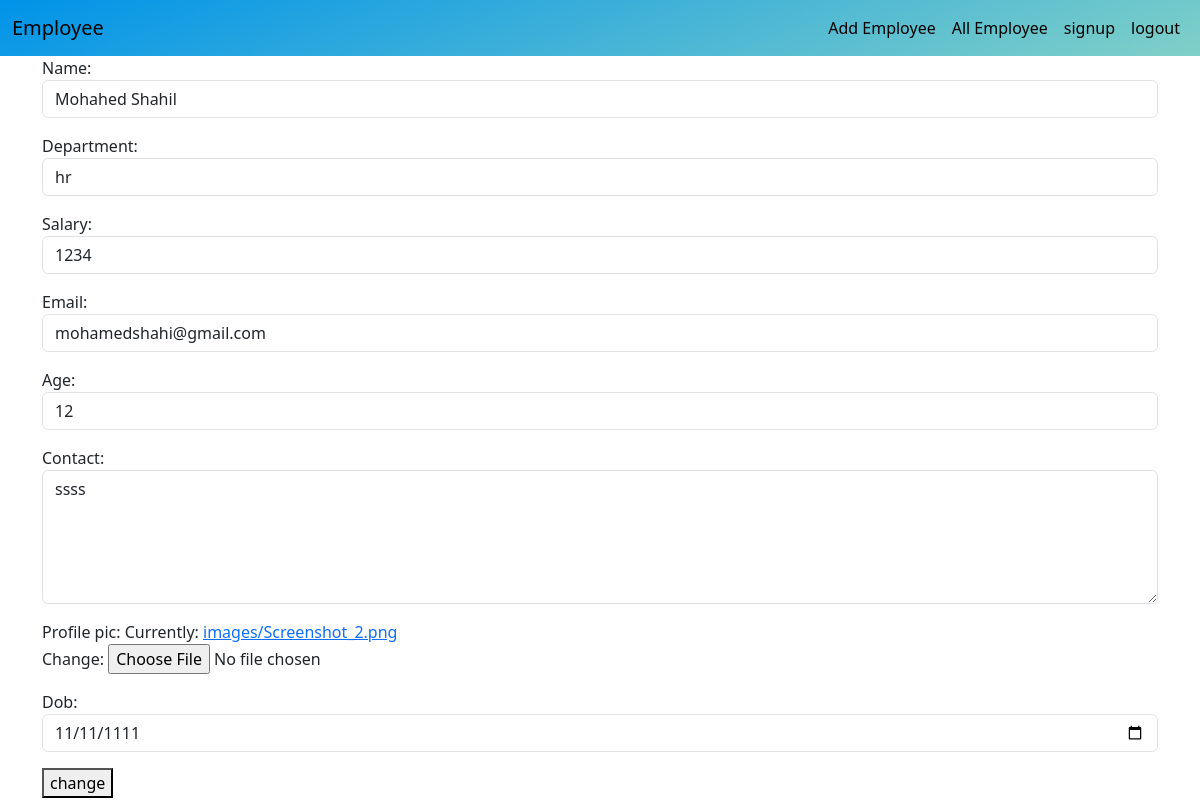
/employee/21/change/ (signed in), run on the app's committed database.
### crm/models.py (models this page shows)
class Employees(models.Model):
    name=models.CharField(max_length=200)
    department=models.CharField(max_length=200)
    salary=models.PositiveIntegerField()
    email=models.EmailField(unique=True)
    age=models.PositiveIntegerField()
    contact=models.CharField(max_length=200,null=True)
    profile_pic=models.ImageField(upload_to="images",null=True)
    dob=models.DateField(null=True,blank=True)

### crm/views.py (the view, shortened to what this page needs)
# urls.py: path('employee/<int:pk>/change/',views.EmployeeUpdateView.as_view(),name="emp-edit"),
@method_decorator(decs,name="dispatch")
class EmployeeUpdateView(View):
    def get(self,request,*args,**kwargs):
        id=kwargs.get("pk")
        obj=Employees.objects.get(id=id)
        form=EmployeeModelForm(instance=obj)
        return render(request,"emp_edit.html",{"form":form})

### crm/forms.py
class EmployeeModelForm(forms.ModelForm):
    class Meta:
        model=Employees
        fields="__all__"
        widgets={
            "name":forms.TextInput(attrs={"class":"form-control"}),
            "department":forms.TextInput(attrs={"class":"form-control"}),
            "salary":forms.NumberInput(attrs={"class":"form-control"}),
            "email":forms.EmailInput(attrs={"class":"form-control"}),
            "dob":forms.DateInput(attrs={"class":"form-control","type":"date"}),
            "age":forms.NumberInput(attrs={"class":"form-control"}),
            "contact":forms.Textarea(attrs={"class":"form-control","rows":5}),
        }

### crm/views.py (called while the page is built)
def singin_required(fn):
    def wrapper(request,*args,**kwargs):
        if not request.user.is_authenticated:
             messages.error(request,"failed to login")
             return redirect("emp-signin")
        else:
            return fn(request,*args,**kwargs)
    return wrapper

### crm/templates/emp_edit.html (shortened to what this page needs)
{%extends 'base.html'%}
{%block body_block%}
<div class="container">
    <form action="" method="post" enctype="multipart/form-data">
        {{form.as_p}}
        <button type="submit">change</button>
    </form>
</div>
{%endblock%}

### data on the page
Employees: name "Mohahed Shahil", department "hr", salary "1234", email "mohamedshahi@gmail.com", age "12", contact "ssss", dob "11/11/1111"
